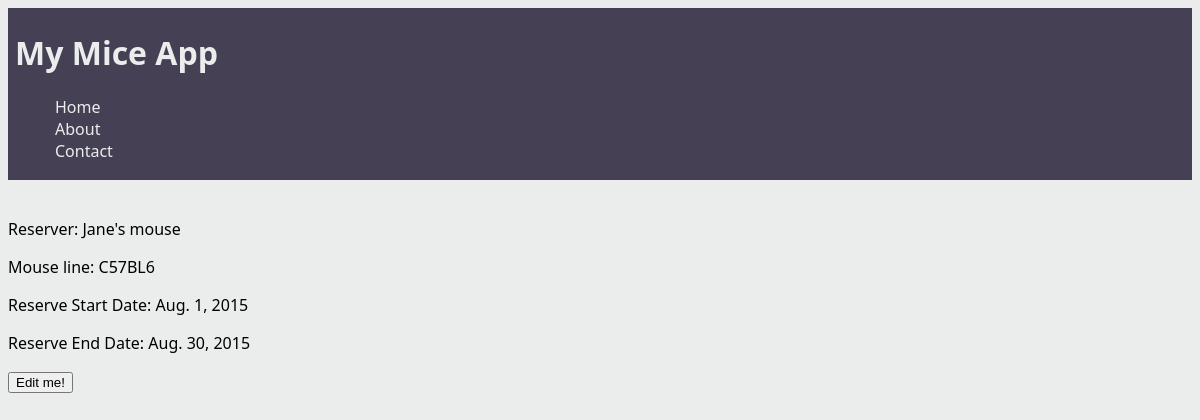
Screenshot of /things/Mouse3/ with the database file from the repository.
### tracker/models.py (models this page shows)
class Profile(models.Model):
    name = models.CharField(max_length=255, blank=True)
    PSC = models.CharField(max_length=255)
    mouse = models.CharField(max_length=255, blank=True)
    startDate = models.DateField(blank=True, null=True)
    endDate = models.DateField(blank=True, null=True)
    slug = models.SlugField(unique=True)

### tracker/views.py (the view)
# urls.py: url(r'^things/(?P<slug>[-\w]+)/$', 'tracker.views.specifics',
def specifics(request, slug):
    details = Profile.objects.get(slug=slug)
    return render(request, 'things/specifics.html', {
        'details': details,
    })

### tracker/templates/things/specifics.html (shortened to what this page needs)
{% extends 'layouts/base.html' %}
{% block content %}
    <br>
    <p>Reserver: {{ details.name }}</p>
    <p>Mouse line: {{ details.mouse}}</p>
    <p>Reserve Start Date: {{ details.startDate }}</p>
    <p>Reserve End Date: {{ details.endDate }}</p>
<form action="{% url 'edit_entry' slug=details.slug %}">
<button>Edit me!</button>
</form>
{% endblock %}

### tracker/static/css/style.css (style rules this page uses)
body { background-color: #EBEDED; font-family: Optima,Segoe,Segoe UI,Candara,Calibri,Arial,sans-serif; }

### rows the page displays
Profile: name "Jane's mouse", mouse "C57BL6", startDate "Aug. 1, 2015", endDate "Aug. 30, 2015"
